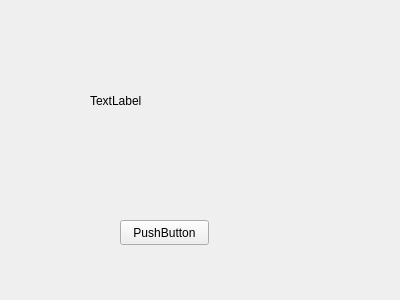
<?xml version="1.0" encoding="UTF-8"?>
<ui version="4.0">
 <class>Form</class>
 <widget class="QWidget" name="Form">
  <property name="geometry">
   <rect>
    <x>0</x>
    <y>0</y>
    <width>400</width>
    <height>300</height>
   </rect>
  </property>
  <property name="windowTitle">
   <string>Form</string>
  </property>
  <widget class="QLabel" name="label">
   <property name="geometry">
    <rect>
     <x>90</x>
     <y>20</y>
     <width>211</width>
     <height>161</height>
    </rect>
   </property>
   <property name="text">
    <string>TextLabel</string>
   </property>
  </widget>
  <widget class="QPushButton" name="button2">
   <property name="geometry">
    <rect>
     <x>120</x>
     <y>220</y>
     <width>89</width>
     <height>25</height>
    </rect>
   </property>
   <property name="text">
    <string>PushButton</string>
   </property>
  </widget>
 </widget>
 <resources/>
 <connections/>
</ui>
